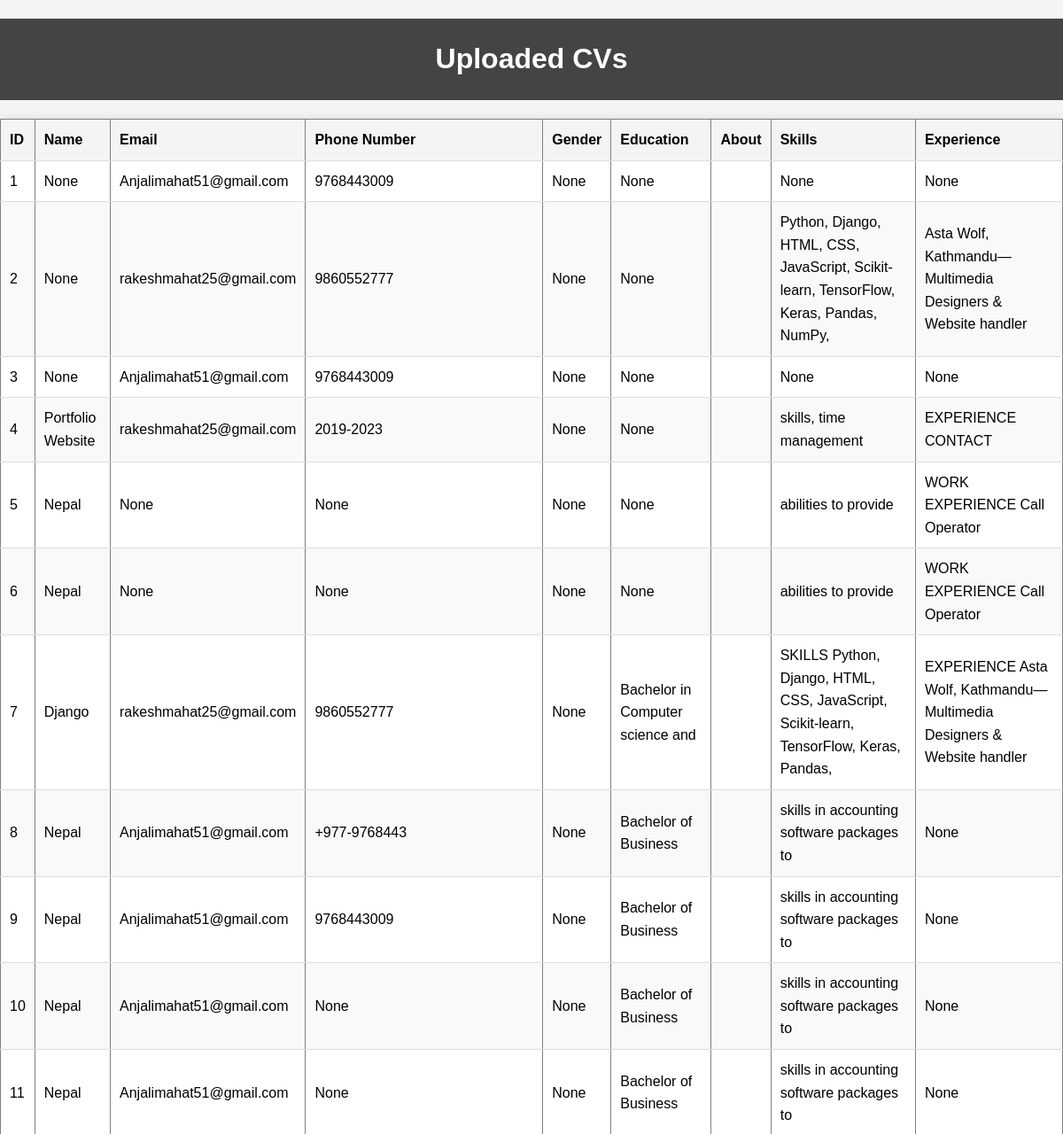
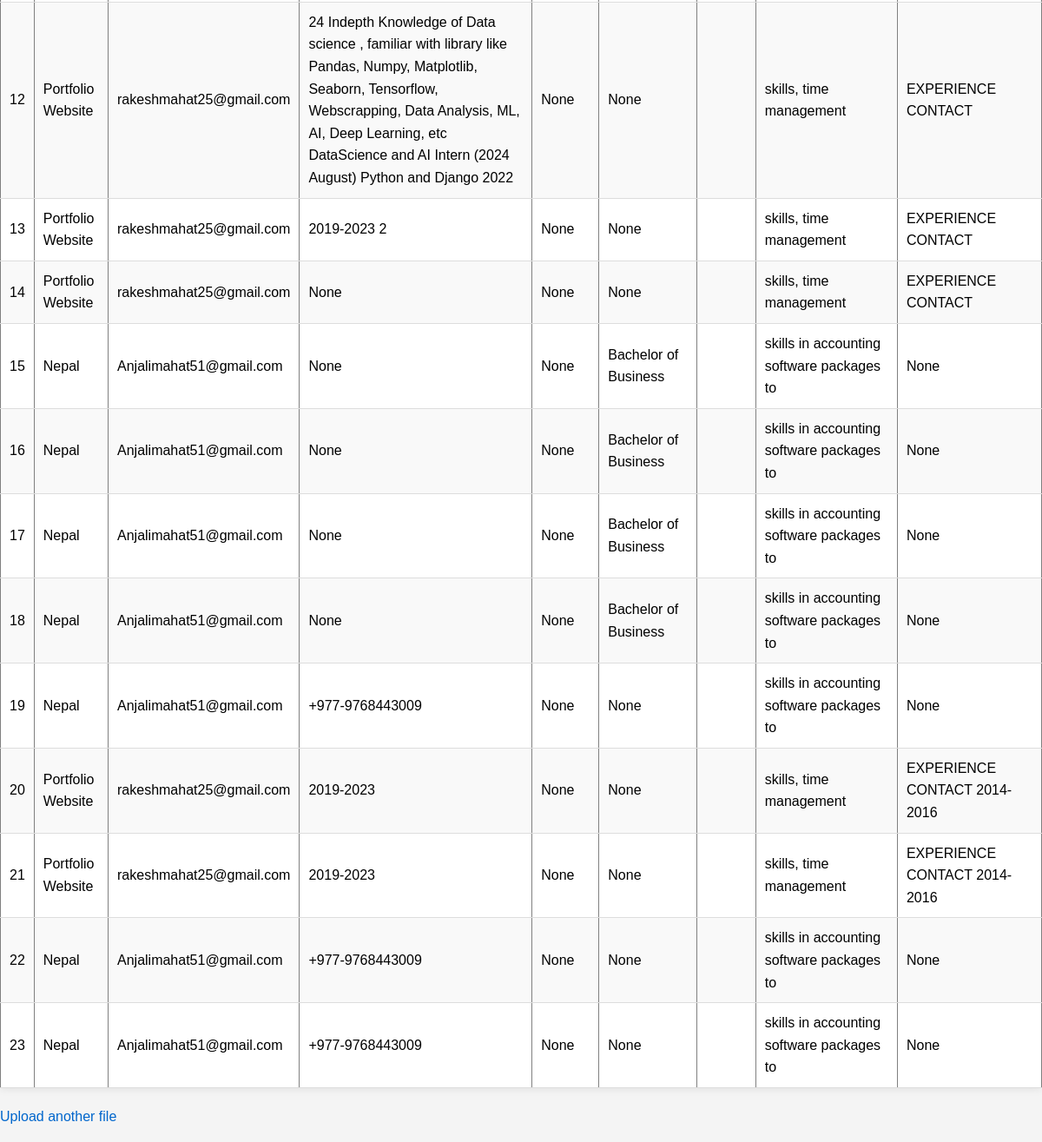
/view, run on the app's committed database (2 pictures, top to bottom).
### main.py (models this page shows)
class CVData(Base):
    __tablename__ = "cv_data"
    id = Column(Integer, primary_key=True, index=True)
    name = Column(String, nullable=True)
    email = Column(String, nullable=True)
    phone_number = Column(String, nullable=True)
    address = Column(String, nullable=True)  # Added address column
    gender = Column(String, nullable=True)
    education = Column(String, nullable=True)
    training = Column(String, nullable=True)  # Added training column
    skills = Column(String, nullable=True)
    experience = Column(String, nullable=True)
    languages = Column(String, nullable=True)

### main.py (the view)
@app.get("/view", response_class=HTMLResponse)
async def view_data(request: Request, db: Session = Depends(get_db)):
    cv_entries = db.query(CVData).all()
    return templates.TemplateResponse("view.html", {"request": request, "cv_entries": cv_entries})

### templates/view.html (shortened to what this page needs)
<!DOCTYPE html>
<html lang="en">
<head>
    <link rel="stylesheet" href="/static/styles.css">
</head>
<body>
    <h1>Uploaded CVs</h1>
    <table border="1">
        <thead>
            <tr>
                <th>ID</th>
                <th>Name</th>
                <th>Email</th>
                <th>Phone Number</th>
                <th>Gender</th>
                <th>Education</th>
                <th>About</th>
                <th>Skills</th>
                <th>Experience</th>
            </tr>
        </thead>
        <tbody>
            {% for entry in cv_entries %}
            <tr>
                <td>{{ entry.id }}</td>
                <td>{{ entry.name }}</td>
                <td>{{ entry.email }}</td>
                <td>{{ entry.phone_number }}</td>
                <td>{{ entry.gender }}</td>
                <td>{{ entry.education }}</td>
                <td>{{ entry.about }}</td>
                <td>{{ entry.skills }}</td>
                <td>{{ entry.experience }}</td>
            </tr>
            {% endfor %}
        </tbody>
    </table>
    <a href="/">Upload another file</a>
</body>
</html>

### static/styles.css (style rules this page uses)
body { font-family: Arial, sans-serif; line-height: 1.6; margin: 0; padding: 0; background-color: #f4f4f4; }
h1 { color: #333; text-align: center; padding: 20px; background-color: #444; color: #fff; }
table { width: 100%; margin: 20px auto; border-collapse: collapse; background: #fff; box-shadow: 0 0 10px rgba(0, 0, 0, 0.1); }
table th, table td { padding: 10px; text-align: left; border-bottom: 1px solid #ddd; }
table th { background-color: #f4f4f4; }
table tr:nth-child(even) { background-color: #f9f9f9; }
a { color: #0066cc; text-decoration: none; }

### data on the page
CVData: id "1", name "None", email "Anjalimahat51@gmail.com", phone_number "9768443009", gender "None", education "None", skills "None", experience "None"
CVData: id "2", name "None", email "rakeshmahat25@gmail.com", phone_number "9860552777", gender "None", education "None", skills "Python, Django, HTML, CSS, JavaScript, Scikit-learn, TensorFlow, Keras, Pandas, NumPy,", experience "Asta Wolf, Kathmandu— Multimedia Designers & Website handler"
CVData: id "3", name "None", email "Anjalimahat51@gmail.com", phone_number "9768443009", gender "None", education "None", skills "None", experience "None"
CVData: id "4", name "Portfolio Website", email "rakeshmahat25@gmail.com", phone_number "2019-2023", gender "None", education "None", skills "skills, time management", experience "EXPERIENCE CONTACT"
CVData: id "5", name "Nepal", email "None", phone_number "None", gender "None", education "None", skills "abilities to provide", experience "WORK EXPERIENCE Call Operator"
CVData: id "6", name "Nepal", email "None", phone_number "None", gender "None", education "None", skills "abilities to provide", experience "WORK EXPERIENCE Call Operator"
CVData: id "7", name "Django", email "rakeshmahat25@gmail.com", phone_number "9860552777", gender "None", education "Bachelor in Computer science and", skills "SKILLS Python, Django, HTML, CSS, JavaScript, Scikit-learn, TensorFlow, Keras, Pandas,", experience "EXPERIENCE Asta Wolf, Kathmandu— Multimedia Designers & Website handler"
CVData: id "8", name "Nepal", email "Anjalimahat51@gmail.com", phone_number "+977-9768443", gender "None", education "Bachelor of Business", skills "skills in accounting software packages to", experience "None"
CVData: id "9", name "Nepal", email "Anjalimahat51@gmail.com", phone_number "9768443009", gender "None", education "Bachelor of Business", skills "skills in accounting software packages to", experience "None"
CVData: id "10", name "Nepal", email "Anjalimahat51@gmail.com", phone_number "None", gender "None", education "Bachelor of Business", skills "skills in accounting software packages to", experience "None"
CVData: id "11", name "Nepal", email "Anjalimahat51@gmail.com", phone_number "None", gender "None", education "Bachelor of Business", skills "skills in accounting software packages to", experience "None"
CVData: id "12", name "Portfolio Website", email "rakeshmahat25@gmail.com", phone_number "24 Indepth Knowledge of Data science , familiar with library like Pandas, Numpy, Matplotlib, Seaborn, Tensorflow, Webscrapping, Data Analysis, ML, AI, Deep Learning, etc DataScience and AI Intern (2024 August) Python and Django 2022", gender "None", education "None", skills "skills, time management", experience "EXPERIENCE CONTACT"
CVData: id "13", name "Portfolio Website", email "rakeshmahat25@gmail.com", phone_number "2019-2023 2", gender "None", education "None", skills "skills, time management", experience "EXPERIENCE CONTACT"
CVData: id "14", name "Portfolio Website", email "rakeshmahat25@gmail.com", phone_number "None", gender "None", education "None", skills "skills, time management", experience "EXPERIENCE CONTACT"
CVData: id "15", name "Nepal", email "Anjalimahat51@gmail.com", phone_number "None", gender "None", education "Bachelor of Business", skills "skills in accounting software packages to", experience "None"
CVData: id "16", name "Nepal", email "Anjalimahat51@gmail.com", phone_number "None", gender "None", education "Bachelor of Business", skills "skills in accounting software packages to", experience "None"
CVData: id "17", name "Nepal", email "Anjalimahat51@gmail.com", phone_number "None", gender "None", education "Bachelor of Business", skills "skills in accounting software packages to", experience "None"
CVData: id "18", name "Nepal", email "Anjalimahat51@gmail.com", phone_number "None", gender "None", education "Bachelor of Business", skills "skills in accounting software packages to", experience "None"
CVData: id "19", name "Nepal", email "Anjalimahat51@gmail.com", phone_number "+977-9768443009", gender "None", education "None", skills "skills in accounting software packages to", experience "None"
CVData: id "20", name "Portfolio Website", email "rakeshmahat25@gmail.com", phone_number "2019-2023", gender "None", education "None", skills "skills, time management", experience "EXPERIENCE CONTACT 2014-2016"
CVData: id "21", name "Portfolio Website", email "rakeshmahat25@gmail.com", phone_number "2019-2023", gender "None", education "None", skills "skills, time management", experience "EXPERIENCE CONTACT 2014-2016"
CVData: id "22", name "Nepal", email "Anjalimahat51@gmail.com", phone_number "+977-9768443009", gender "None", education "None", skills "skills in accounting software packages to", experience "None"
CVData: id "23", name "Nepal", email "Anjalimahat51@gmail.com", phone_number "+977-9768443009", gender "None", education "None", skills "skills in accounting software packages to", experience "None"
